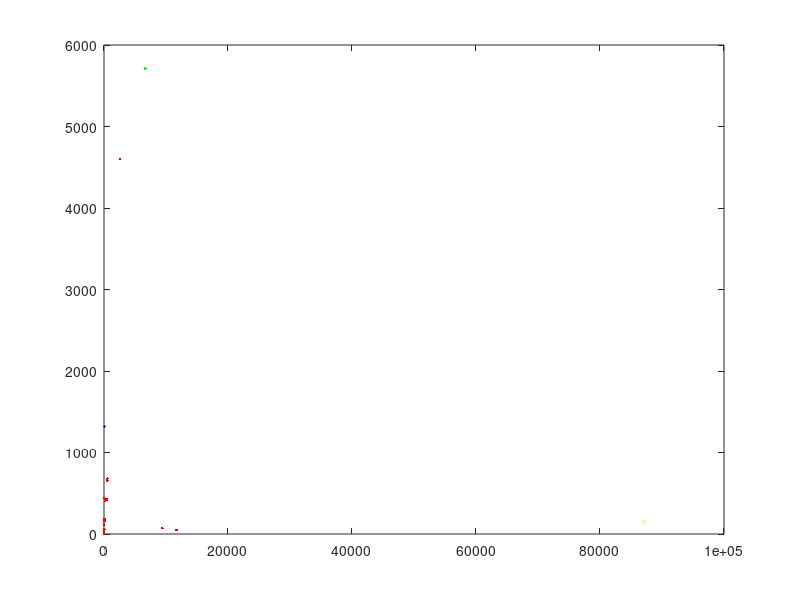
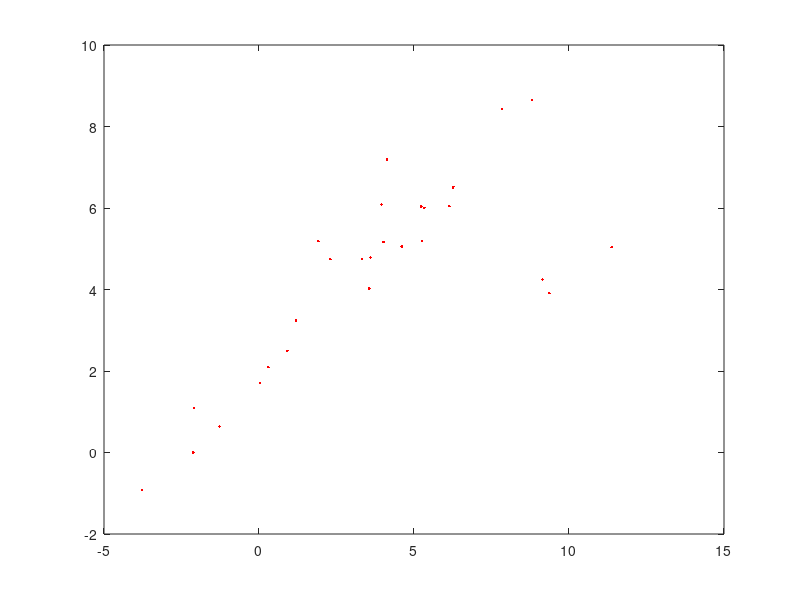

Here is the MATLAB script that generated these plots, in order:
function e_6a()
	
	a = load('brain.txt')
	figure;
	plot(a(:,1), a(:,2), 'r.');
	hold on;
	plot(a(14,1), a(14,2), 'b.');
	plot(a(15,1), a(15,2), 'g.');
	plot(a(25,1), a(25,2), 'y.');
	figure;
	plot(log(a(:,1)), log(a(:,2)), 'r.');
	
	
end
